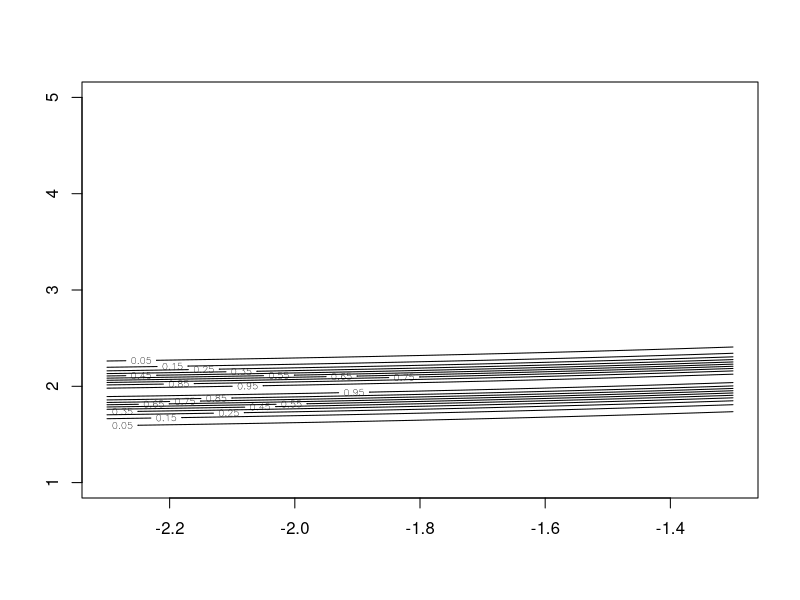

This chart was generated by the following R code:
# y: The number of tumor-emerging rats in group;
# n: The number of total rats in group
rat.y <- c(0,0,0,0,0,0,0,0,0,0,0,0,0,0,1,1,1,1,1,1,1,1,2,2,2,2,2,2,2,2,
           2,1,5,2,5,3,2,7,7,3,3,2,9,10,4,4,4,4,4,4,
           4,10,4,4,4,5,11,12,5,5,6,5,6,6,6,6,16,15,15,9)
rat.n <- c(20,20,20,20,20,20,20,19,19,19,19,18,18,17,20,20,20,20,19,19,
           18,18,25,24,23,20,20,20,20,20,20,10,49,19,46,27,17,49,47,20,
           20,13,48,50,20,20,20,20,20,20,20,48,19,19,19,22,46,49,20,20,
           23,19,22,20,20,20,52,47,46,24)
logpost4 <- function(u, v) {a <- exp(u)*exp(v)/exp(u+v);
b <- exp(v)/(exp(u) + 1);
J <- length(rat.y); # Number of data
x <- J * (lgamma(a + b)- lgamma(a)- lgamma(b)) + log(a) + log(b)-2.5 * log(a + b); # Constants and hyperprior
for (i in (1:J)){
  x <- x + lgamma(a + rat.y[i]) + lgamma(b + rat.n[i] - rat.y[i]) - 
    lgamma(a + b + rat.n[i]) # Adding likelihood
}
x # Return log p(theta, phi | y)
}
# Generate grid sampling
x4 <- c(-230:-130)/100 # set the grid values of u
y4 <- c(100:500)/100 # set the grid values of v
# evaluate grid
z <- outer(x4,y4,logpost4) # evaluate the key part of the log posterior p(u,v|y) for each grid (u,v)
# exponentiate log posterior (set maximum to be one)
z2 <- exp(z- max(z)) # transfer log posterior into posterior (the joint posterior)

contour(x4,y4,z2,levels=c(0.05,0.15,0.25,0.35,0.45,0.55,0.65,0.75,0.85,0.95))
